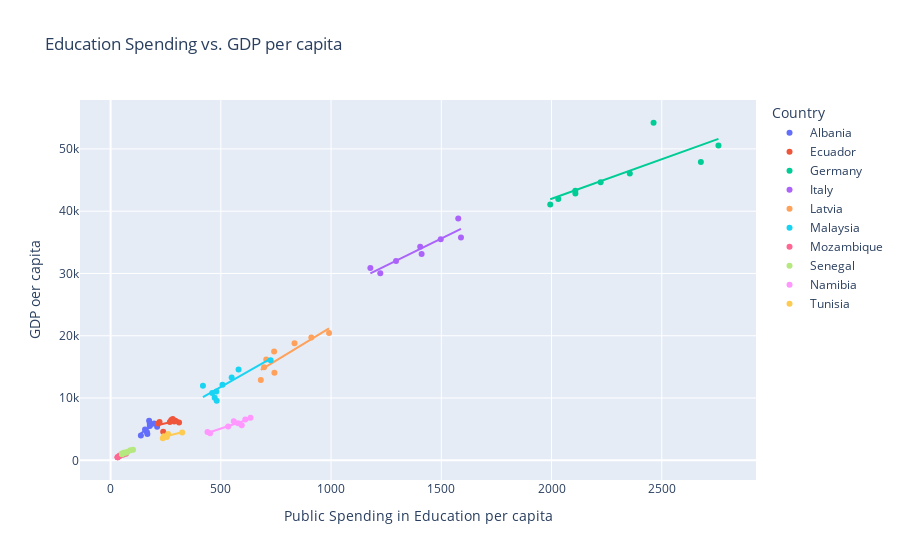

The notebook cell this image was saved under:
### Code cell
graph4 = px.scatter(
    sample_country_df,
    x = 'Edu. Spending per capita',
    y = 'gdp per capita',
    title = 'Education Spending vs. GDP per capita',
    labels ={'Edu. Spending per capita':'Public Spending in Education per capita', 'gdp per capita':'GDP oer capita'},
    trendline = 'ols',
    color = 'Country'
)
graph4.show()

### Figure 1 — Plotly figure (JSON) as saved in the notebook; plotly's stock layout.template omitted (floating-point values rounded to 4 significant figures)
{"data": [{"hovertemplate": "Country=Albania<br>Public Spending in Education per capita=%{x}<br>GDP oer capita=%{y}<extra></extra>", "legendgroup": "Albania", "marker": {"color": "#636efa", "symbol": "circle"}, "mode": "markers", "name": "Albania", "orientation": "v", "showlegend": true, "type": "scatter", "x": [177.8, 137.5, 166.9, 164.7, 156.2, 211.1, 197.8, 177.9, 174.8], "xaxis": "x", "y": [5528.0, 3999.0, 4211.0, 4559.0, 4955.0, 5391.0, 5918.0, 5885.0, 6370.0], "yaxis": "y"}, {"hovertemplate": "<b>OLS trendline</b><br>gdp per capita = 24.0032 * Edu. Spending per capita + 1028.8<br>R<sup>2</sup>=0.402277<br><br>Country=Albania<br>Public Spending in Education per capita=%{x}<br>GDP oer capita=%{y} <b>(trend)</b><extra></extra>", "legendgroup": "Albania", "marker": {"color": "#636efa", "symbol": "circle"}, "mode": "lines", "name": "Albania", "showlegend": false, "type": "scatter", "x": [137.5, 156.2, 164.7, 166.9, 174.8, 177.8, 177.9, 197.8, 211.1], "xaxis": "x", "y": [4329.0, 4779.0, 4981.0, 5034.0, 5225.0, 5298.0, 5298.0, 5777.0, 6096.0], "yaxis": "y"}, {"hovertemplate": "Country=Ecuador<br>Public Spending in Education per capita=%{x}<br>GDP oer capita=%{y}<extra></extra>", "legendgroup": "Ecuador", "marker": {"color": "#EF553B", "symbol": "circle"}, "mode": "markers", "name": "Ecuador", "orientation": "v", "showlegend": true, "type": "scatter", "x": [238.6, 310.5, 268.8, 288.5, 294.0, 275.3, 282.0, 215.5, 222.1], "xaxis": "x", "y": [4580.0, 6082.0, 6162.0, 6252.0, 6362.0, 6483.0, 6617.0, 5909.0, 6170.0], "yaxis": "y"}, {"hovertemplate": "<b>OLS trendline</b><br>gdp per capita = 7.92497 * Edu. Spending per capita + 3959.31<br>R<sup>2</sup>=0.194741<br><br>Country=Ecuador<br>Public Spending in Education per capita=%{x}<br>GDP oer capita=%{y} <b>(trend)</b><extra></extra>", "legendgroup": "Ecuador", "marker": {"color": "#EF553B", "symbol": "circle"}, "mode": "lines", "name": "Ecuador", "showlegend": false, "type": "scatter", "x": [215.5, 222.1, 238.6, 268.8, 275.3, 282.0, 288.5, 294.0, 310.5], "xaxis": "x", "y": [5667.0, 5719.0, 5851.0, 6090.0, 6141.0, 6194.0, 6245.0, 6289.0, 6420.0], "yaxis": "y"}, {"hovertemplate": "Country=Germany<br>Public Spending in Education per capita=%{x}<br>GDP oer capita=%{y}<extra></extra>", "legendgroup": "Germany", "marker": {"color": "#00cc96", "symbol": "circle"}, "mode": "markers", "name": "Germany", "orientation": "v", "showlegend": true, "type": "scatter", "x": [2108.0, 1994.0, 2030.0, 2108.0, 2223.0, 2355.0, 2677.0, 2757.0, 2463.0], "xaxis": "x", "y": [42840.0, 41070.0, 41960.0, 43260.0, 44640.0, 46040.0, 47890.0, 50540.0, 54200.0], "yaxis": "y"}, {"hovertemplate": "<b>OLS trendline</b><br>gdp per capita = 12.7069 * Edu. Spending per capita + 16579.2<br>R<sup>2</sup>=0.669558<br><br>Country=Germany<br>Public Spending in Education per capita=%{x}<br>GDP oer capita=%{y} <b>(trend)</b><extra></extra>", "legendgroup": "Germany", "marker": {"color": "#00cc96", "symbol": "circle"}, "mode": "lines", "name": "Germany", "showlegend": false, "type": "scatter", "x": [1994.0, 2030.0, 2108.0, 2108.0, 2223.0, 2355.0, 2463.0, 2677.0, 2757.0], "xaxis": "x", "y": [41920.0, 42380.0, 43360.0, 43370.0, 44820.0, 46500.0, 47870.0, 50600.0, 51610.0], "yaxis": "y"}, {"hovertemplate": "Country=Italy<br>Public Spending in Education per capita=%{x}<br>GDP oer capita=%{y}<extra></extra>", "legendgroup": "Italy", "marker": {"color": "#ab63fa", "symbol": "circle"}, "mode": "markers", "name": "Italy", "orientation": "v", "showlegend": true, "type": "scatter", "x": [1577.0, 1223.0, 1178.0, 1295.0, 1411.0, 1404.0, 1589.0, 1497.0], "xaxis": "x", "y": [38830.0, 30030.0, 30880.0, 32010.0, 33140.0, 34290.0, 35780.0, 35500.0], "yaxis": "y"}, {"hovertemplate": "<b>OLS trendline</b><br>gdp per capita = 17.4144 * Edu. Spending per capita + 9482.24<br>R<sup>2</sup>=0.868305<br><br>Country=Italy<br>Public Spending in Education per capita=%{x}<br>GDP oer capita=%{y} <b>(trend)</b><extra></extra>", "legendgroup": "Italy", "marker": {"color": "#ab63fa", "symbol": "circle"}, "mode": "lines", "name": "Italy", "showlegend": false, "type": "scatter", "x": [1178.0, 1223.0, 1295.0, 1404.0, 1411.0, 1497.0, 1577.0, 1589.0], "xaxis": "x", "y": [30000.0, 30790.0, 32030.0, 33940.0, 34050.0, 35560.0, 36940.0, 37160.0], "yaxis": "y"}, {"hovertemplate": "Country=Latvia<br>Public Spending in Education per capita=%{x}<br>GDP oer capita=%{y}<extra></extra>", "legendgroup": "Latvia", "marker": {"color": "#FFA15A", "symbol": "circle"}, "mode": "markers", "name": "Latvia", "orientation": "v", "showlegend": true, "type": "scatter", "x": [681.5, 743.1, 696.0, 706.2, 741.8, 834.3, 990.8, 910.5], "xaxis": "x", "y": [12900.0, 14070.0, 14940.0, 16170.0, 17480.0, 18810.0, 20430.0, 19730.0], "yaxis": "y"}, {"hovertemplate": "<b>OLS trendline</b><br>gdp per capita = 21.5386 * Edu. Spending per capita + -156.737<br>R<sup>2</sup>=0.782838<br><br>Country=Latvia<br>Public Spending in Education per capita=%{x}<br>GDP oer capita=%{y} <b>(trend)</b><extra></extra>", "legendgroup": "Latvia", "marker": {"color": "#FFA15A", "symbol": "circle"}, "mode": "lines", "name": "Latvia", "showlegend": false, "type": "scatter", "x": [681.5, 696.0, 706.2, 741.8, 743.1, 834.3, 910.5, 990.8], "xaxis": "x", "y": [14520.0, 14830.0, 15050.0, 15820.0, 15850.0, 17810.0, 19460.0, 21180.0], "yaxis": "y"}, {"hovertemplate": "Country=Malaysia<br>Public Spending in Education per capita=%{x}<br>GDP oer capita=%{y}<extra></extra>", "legendgroup": "Malaysia", "marker": {"color": "#19d3f3", "symbol": "circle"}, "mode": "markers", "name": "Malaysia", "orientation": "v", "showlegend": true, "type": "scatter", "x": [481.3, 472.1, 479.8, 507.6, 549.2, 580.4, 725.9, 461.3, 418.9], "xaxis": "x", "y": [9569.0, 10040.0, 11040.0, 12130.0, 13290.0, 14590.0, 16060.0, 10830.0, 11970.0], "yaxis": "y"}, {"hovertemplate": "<b>OLS trendline</b><br>gdp per capita = 20.0859 * Edu. Spending per capita + 1731.23<br>R<sup>2</sup>=0.727110<br><br>Country=Malaysia<br>Public Spending in Education per capita=%{x}<br>GDP oer capita=%{y} <b>(trend)</b><extra></extra>", "legendgroup": "Malaysia", "marker": {"color": "#19d3f3", "symbol": "circle"}, "mode": "lines", "name": "Malaysia", "showlegend": false, "type": "scatter", "x": [418.9, 461.3, 472.1, 479.8, 481.3, 507.6, 549.2, 580.4, 725.9], "xaxis": "x", "y": [10150.0, 11000.0, 11210.0, 11370.0, 11400.0, 11930.0, 12760.0, 13390.0, 16310.0], "yaxis": "y"}, {"hovertemplate": "Country=Mozambique<br>Public Spending in Education per capita=%{x}<br>GDP oer capita=%{y}<extra></extra>", "legendgroup": "Mozambique", "marker": {"color": "#FF6692", "symbol": "circle"}, "mode": "markers", "name": "Mozambique", "orientation": "v", "showlegend": true, "type": "scatter", "x": [32.12, 40.41, 41.38, 44.08, 55.73, 69.53, 32.45, 31.62], "xaxis": "x", "y": [494.6, 696.6, 754.2, 817.9, 886.6, 1047.0, 499.3, 513.2], "yaxis": "y"}, {"hovertemplate": "<b>OLS trendline</b><br>gdp per capita = 14.6283 * Edu. Spending per capita + 78.5495<br>R<sup>2</sup>=0.917912<br><br>Country=Mozambique<br>Public Spending in Education per capita=%{x}<br>GDP oer capita=%{y} <b>(trend)</b><extra></extra>", "legendgroup": "Mozambique", "marker": {"color": "#FF6692", "symbol": "circle"}, "mode": "lines", "name": "Mozambique", "showlegend": false, "type": "scatter", "x": [31.62, 32.12, 32.45, 40.41, 41.38, 44.08, 55.73, 69.53], "xaxis": "x", "y": [541.1, 548.4, 553.2, 669.7, 683.9, 723.4, 893.8, 1096.0], "yaxis": "y"}, {"hovertemplate": "Country=Senegal<br>Public Spending in Education per capita=%{x}<br>GDP oer capita=%{y}<extra></extra>", "legendgroup": "Senegal", "marker": {"color": "#B6E880", "symbol": "circle"}, "mode": "markers", "name": "Senegal", "orientation": "v", "showlegend": true, "type": "scatter", "x": [70.73, 52.3, 51.68, 51.29, 59.42, 63.01, 77.32, 89.87, 101.9], "xaxis": "x", "y": [1235.0, 958.5, 1011.0, 1082.0, 1163.0, 1251.0, 1360.0, 1601.0, 1702.0], "yaxis": "y"}, {"hovertemplate": "<b>OLS trendline</b><br>gdp per capita = 13.7758 * Edu. Spending per capita + 317.338<br>R<sup>2</sup>=0.958636<br><br>Country=Senegal<br>Public Spending in Education per capita=%{x}<br>GDP oer capita=%{y} <b>(trend)</b><extra></extra>", "legendgroup": "Senegal", "marker": {"color": "#B6E880", "symbol": "circle"}, "mode": "lines", "name": "Senegal", "showlegend": false, "type": "scatter", "x": [51.29, 51.68, 52.3, 59.42, 63.01, 70.73, 77.32, 89.87, 101.9], "xaxis": "x", "y": [1024.0, 1029.0, 1038.0, 1136.0, 1185.0, 1292.0, 1383.0, 1555.0, 1721.0], "yaxis": "y"}, {"hovertemplate": "Country=Namibia<br>Public Spending in Education per capita=%{x}<br>GDP oer capita=%{y}<extra></extra>", "legendgroup": "Namibia", "marker": {"color": "#FF97FF", "symbol": "circle"}, "mode": "markers", "name": "Namibia", "orientation": "v", "showlegend": true, "type": "scatter", "x": [533.3, 595.1, 578.0, 558.7, 611.0, 634.5, 451.6, 439.5], "xaxis": "x", "y": [5414.0, 5618.0, 5953.0, 6291.0, 6553.0, 6839.0, 4345.0, 4541.0], "yaxis": "y"}, {"hovertemplate": "<b>OLS trendline</b><br>gdp per capita = 11.7728 * Edu. Spending per capita + -783.04<br>R<sup>2</sup>=0.872878<br><br>Country=Namibia<br>Public Spending in Education per capita=%{x}<br>GDP oer capita=%{y} <b>(trend)</b><extra></extra>", "legendgroup": "Namibia", "marker": {"color": "#FF97FF", "symbol": "circle"}, "mode": "lines", "name": "Namibia", "showlegend": false, "type": "scatter", "x": [439.5, 451.6, 533.3, 558.7, 578.0, 595.1, 611.0, 634.5], "xaxis": "x", "y": [4391.0, 4533.0, 5496.0, 5795.0, 6021.0, 6223.0, 6410.0, 6687.0], "yaxis": "y"}, {"hovertemplate": "Country=Tunisia<br>Public Spending in Education per capita=%{x}<br>GDP oer capita=%{y}<extra></extra>", "legendgroup": "Tunisia", "marker": {"color": "#FECB52", "symbol": "circle"}, "mode": "markers", "name": "Tunisia", "orientation": "v", "showlegend": true, "type": "scatter", "x": [241.5, 260.8, 324.8, 236.9, 255.2], "xaxis": "x", "y": [3883.0, 4225.0, 4471.0, 3547.0, 3751.0], "yaxis": "y"}, {"hovertemplate": "<b>OLS trendline</b><br>gdp per capita = 8.95955 * Edu. Spending per capita + 1611.08<br>R<sup>2</sup>=0.732353<br><br>Country=Tunisia<br>Public Spending in Education per capita=%{x}<br>GDP oer capita=%{y} <b>(trend)</b><extra></extra>", "legendgroup": "Tunisia", "marker": {"color": "#FECB52", "symbol": "circle"}, "mode": "lines", "name": "Tunisia", "showlegend": false, "type": "scatter", "x": [236.9, 241.5, 255.2, 260.8, 324.8], "xaxis": "x", "y": [3734.0, 3775.0, 3898.0, 3948.0, 4521.0], "yaxis": "y"}], "layout": {"autosize": true, "legend": {"title": {"text": "Country"}, "tracegroupgap": 0}, "title": {"text": "Education Spending vs. GDP per capita"}, "xaxis": {"anchor": "y", "autorange": true, "domain": [0, 1], "range": [-134.4, 2923.0], "title": {"text": "Public Spending in Education per capita"}, "type": "linear"}, "yaxis": {"anchor": "x", "autorange": true, "domain": [0, 1], "range": [-3937.0, 58630.0], "title": {"text": "GDP oer capita"}, "type": "linear"}}}
